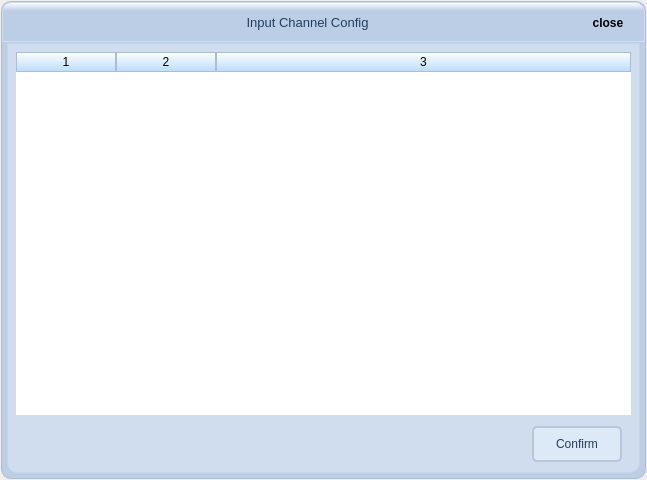
<?xml version="1.0" encoding="UTF-8"?>
<ui version="4.0">
 <class>CDialogInputConfig</class>
 <widget class="QDialog" name="CDialogInputConfig">
  <property name="geometry">
   <rect>
    <x>0</x>
    <y>0</y>
    <width>647</width>
    <height>480</height>
   </rect>
  </property>
  <property name="sizePolicy">
   <sizepolicy hsizetype="Fixed" vsizetype="Fixed">
    <horstretch>0</horstretch>
    <verstretch>0</verstretch>
   </sizepolicy>
  </property>
  <property name="windowTitle">
   <string>Dialog</string>
  </property>
  <property name="styleSheet">
   <string notr="true">QDialog#CDialogEthernetSetting{
	border:1px solid rgb(162, 173, 185);
	border-radius:10px;
} </string>
  </property>
  <layout class="QVBoxLayout" name="verticalLayout">
   <property name="spacing">
    <number>0</number>
   </property>
   <property name="leftMargin">
    <number>1</number>
   </property>
   <property name="topMargin">
    <number>1</number>
   </property>
   <property name="rightMargin">
    <number>1</number>
   </property>
   <property name="bottomMargin">
    <number>1</number>
   </property>
   <item>
    <widget class="QWidget" name="wg1Base" native="true">
     <property name="sizePolicy">
      <sizepolicy hsizetype="Ignored" vsizetype="Ignored">
       <horstretch>0</horstretch>
       <verstretch>0</verstretch>
      </sizepolicy>
     </property>
     <property name="styleSheet">
      <string notr="true">QWidget#wg1Base{
	border:1px solid rgb(174, 189, 207);
	border-radius:10px;
	background-color: rgb(187, 206, 230);
}
</string>
     </property>
     <layout class="QVBoxLayout" name="verticalLayout_2">
      <property name="spacing">
       <number>1</number>
      </property>
      <property name="leftMargin">
       <number>1</number>
      </property>
      <property name="topMargin">
       <number>1</number>
      </property>
      <property name="rightMargin">
       <number>1</number>
      </property>
      <property name="bottomMargin">
       <number>1</number>
      </property>
      <item>
       <widget class="QWidget" name="wg2Title" native="true">
        <property name="sizePolicy">
         <sizepolicy hsizetype="Expanding" vsizetype="Fixed">
          <horstretch>0</horstretch>
          <verstretch>0</verstretch>
         </sizepolicy>
        </property>
        <property name="minimumSize">
         <size>
          <width>0</width>
          <height>40</height>
         </size>
        </property>
        <property name="maximumSize">
         <size>
          <width>16777215</width>
          <height>40</height>
         </size>
        </property>
        <property name="styleSheet">
         <string notr="true">QWidget#wg2Title{
	border:1px solid rgb(208, 223, 240);
	border-top-left-radius:	10px;
	border-top-right-radius: 10px;
	background-color: qlineargradient(spread:pad, x1:1, y1:0, x2:1, y2:1, stop:0 rgba(255, 255, 255, 255), stop:0.213483 rgba(187, 206, 230, 255));
}</string>
        </property>
        <layout class="QHBoxLayout" name="horizontalLayout">
         <property name="spacing">
          <number>0</number>
         </property>
         <property name="leftMargin">
          <number>5</number>
         </property>
         <property name="topMargin">
          <number>5</number>
         </property>
         <property name="rightMargin">
          <number>5</number>
         </property>
         <property name="bottomMargin">
          <number>5</number>
         </property>
         <item>
          <widget class="QLabel" name="labLogo">
           <property name="sizePolicy">
            <sizepolicy hsizetype="Fixed" vsizetype="Fixed">
             <horstretch>0</horstretch>
             <verstretch>0</verstretch>
            </sizepolicy>
           </property>
           <property name="minimumSize">
            <size>
             <width>32</width>
             <height>32</height>
            </size>
           </property>
           <property name="maximumSize">
            <size>
             <width>32</width>
             <height>32</height>
            </size>
           </property>
           <property name="styleSheet">
            <string notr="true">background-color: transparent;
border: transparent;</string>
           </property>
           <property name="text">
            <string/>
           </property>
           <property name="pixmap">
            <pixmap>:/res/logo.png</pixmap>
           </property>
          </widget>
         </item>
         <item>
          <widget class="QLabel" name="labTitle">
           <property name="sizePolicy">
            <sizepolicy hsizetype="Expanding" vsizetype="Expanding">
             <horstretch>0</horstretch>
             <verstretch>0</verstretch>
            </sizepolicy>
           </property>
           <property name="font">
            <font>
             <family>Microsoft YaHei UI</family>
             <pointsize>10</pointsize>
            </font>
           </property>
           <property name="styleSheet">
            <string notr="true">color: rgb(35, 62, 95);
background-color: transparent;
border: transparent;</string>
           </property>
           <property name="text">
            <string>Input Channel Config</string>
           </property>
           <property name="alignment">
            <set>Qt::AlignCenter</set>
           </property>
          </widget>
         </item>
         <item>
          <widget class="QPushButton" name="btnClose">
           <property name="sizePolicy">
            <sizepolicy hsizetype="Fixed" vsizetype="Fixed">
             <horstretch>0</horstretch>
             <verstretch>0</verstretch>
            </sizepolicy>
           </property>
           <property name="minimumSize">
            <size>
             <width>64</width>
             <height>32</height>
            </size>
           </property>
           <property name="maximumSize">
            <size>
             <width>64</width>
             <height>32</height>
            </size>
           </property>
           <property name="font">
            <font>
             <family>Microsoft YaHei UI</family>
             <weight>75</weight>
             <bold>true</bold>
            </font>
           </property>
           <property name="toolTip">
            <string>Close</string>
           </property>
           <property name="statusTip">
            <string/>
           </property>
           <property name="styleSheet">
            <string notr="true">QPushButton {
	border: transparent;
	background-color: transparent;
}

QPushButton:hover {
	border:1px solid rgb(171, 189, 212);
	background-color: rgb(250, 81, 81);
	border-radius:3px;
}

QPushButton:pressed {
	border:1px solid rgb(171, 189, 212);
	background-color: rgb(200, 81, 81);
	border-radius:3px;
}</string>
           </property>
           <property name="text">
            <string>close</string>
           </property>
           <property name="flat">
            <bool>true</bool>
           </property>
          </widget>
         </item>
        </layout>
       </widget>
      </item>
      <item>
       <widget class="QWidget" name="wg3Content" native="true">
        <property name="sizePolicy">
         <sizepolicy hsizetype="Expanding" vsizetype="Expanding">
          <horstretch>0</horstretch>
          <verstretch>0</verstretch>
         </sizepolicy>
        </property>
        <property name="styleSheet">
         <string notr="true">QWidget#wg3Content{
	border: transparent;
	border-bottom-left-radius:	10px;
	border-bottom-right-radius: 10px;
}</string>
        </property>
        <layout class="QVBoxLayout" name="verticalLayout_3">
         <property name="spacing">
          <number>0</number>
         </property>
         <property name="leftMargin">
          <number>5</number>
         </property>
         <property name="topMargin">
          <number>0</number>
         </property>
         <property name="rightMargin">
          <number>5</number>
         </property>
         <property name="bottomMargin">
          <number>5</number>
         </property>
         <item>
          <widget class="QWidget" name="wg4Center" native="true">
           <property name="sizePolicy">
            <sizepolicy hsizetype="Expanding" vsizetype="Expanding">
             <horstretch>0</horstretch>
             <verstretch>0</verstretch>
            </sizepolicy>
           </property>
           <property name="styleSheet">
            <string notr="true">QWidget#wg4Center{
	border:1px solid rgb(197, 213, 234);
	border-bottom-left-radius:	10px;
	border-bottom-right-radius: 10px;
	background-color: rgb(207, 221, 238);
}
</string>
           </property>
           <layout class="QVBoxLayout" name="verticalLayout_4">
            <property name="spacing">
             <number>9</number>
            </property>
            <item>
             <widget class="QWidget" name="wg5Extend" native="true">
              <property name="sizePolicy">
               <sizepolicy hsizetype="Ignored" vsizetype="Ignored">
                <horstretch>0</horstretch>
                <verstretch>0</verstretch>
               </sizepolicy>
              </property>
              <property name="styleSheet">
               <string notr="true">border: transparent;</string>
              </property>
              <layout class="QVBoxLayout" name="verticalLayout_5">
               <property name="spacing">
                <number>0</number>
               </property>
               <property name="leftMargin">
                <number>0</number>
               </property>
               <property name="topMargin">
                <number>0</number>
               </property>
               <property name="rightMargin">
                <number>0</number>
               </property>
               <property name="bottomMargin">
                <number>0</number>
               </property>
               <item>
                <widget class="QTableWidget" name="tableWidget">
                 <property name="mouseTracking">
                  <bool>true</bool>
                 </property>
                 <property name="focusPolicy">
                  <enum>Qt::NoFocus</enum>
                 </property>
                 <property name="styleSheet">
                  <string notr="true">QHeaderView::section
{
	border:1px solid rgb(171,189,212);
	background-color: qlineargradient(spread:pad, x1:1, y1:0, x2:0.999955, y2:0.983, stop:0 rgba(255, 255, 255, 255), stop:1 rgba(188, 220, 250, 255));
}

QTableWidget
{

}
 
QTableWidget::item:hover
{
    background-color: rgb(255, 201, 14);
}
 
QTableWidget::item::selected
{
    border:1px solid rgb(238, 107, 71);
    background-color: rgb(238, 107, 71);
}









</string>
                 </property>
                 <property name="sizeAdjustPolicy">
                  <enum>QAbstractScrollArea::AdjustToContents</enum>
                 </property>
                 <property name="selectionBehavior">
                  <enum>QAbstractItemView::SelectRows</enum>
                 </property>
                 <property name="gridStyle">
                  <enum>Qt::CustomDashLine</enum>
                 </property>
                 <property name="columnCount">
                  <number>3</number>
                 </property>
                 <attribute name="horizontalHeaderMinimumSectionSize">
                  <number>40</number>
                 </attribute>
                 <attribute name="horizontalHeaderShowSortIndicator" stdset="0">
                  <bool>true</bool>
                 </attribute>
                 <attribute name="horizontalHeaderStretchLastSection">
                  <bool>true</bool>
                 </attribute>
                 <attribute name="verticalHeaderMinimumSectionSize">
                  <number>40</number>
                 </attribute>
                 <attribute name="verticalHeaderDefaultSectionSize">
                  <number>40</number>
                 </attribute>
                 <column/>
                 <column/>
                 <column/>
                </widget>
               </item>
              </layout>
             </widget>
            </item>
            <item>
             <widget class="QWidget" name="wg6Confirm" native="true">
              <property name="sizePolicy">
               <sizepolicy hsizetype="Ignored" vsizetype="Fixed">
                <horstretch>0</horstretch>
                <verstretch>0</verstretch>
               </sizepolicy>
              </property>
              <property name="minimumSize">
               <size>
                <width>0</width>
                <height>40</height>
               </size>
              </property>
              <property name="maximumSize">
               <size>
                <width>16777215</width>
                <height>40</height>
               </size>
              </property>
              <property name="styleSheet">
               <string notr="true">border: transparent;</string>
              </property>
              <layout class="QHBoxLayout" name="horizontalLayout_2">
               <property name="spacing">
                <number>15</number>
               </property>
               <property name="topMargin">
                <number>0</number>
               </property>
               <property name="bottomMargin">
                <number>0</number>
               </property>
               <item>
                <spacer name="hSpacer">
                 <property name="orientation">
                  <enum>Qt::Horizontal</enum>
                 </property>
                 <property name="sizeHint" stdset="0">
                  <size>
                   <width>40</width>
                   <height>20</height>
                  </size>
                 </property>
                </spacer>
               </item>
               <item>
                <widget class="QPushButton" name="btnConfirm">
                 <property name="sizePolicy">
                  <sizepolicy hsizetype="Fixed" vsizetype="Fixed">
                   <horstretch>0</horstretch>
                   <verstretch>0</verstretch>
                  </sizepolicy>
                 </property>
                 <property name="minimumSize">
                  <size>
                   <width>90</width>
                   <height>36</height>
                  </size>
                 </property>
                 <property name="maximumSize">
                  <size>
                   <width>90</width>
                   <height>36</height>
                  </size>
                 </property>
                 <property name="font">
                  <font>
                   <family>Microsoft YaHei UI</family>
                  </font>
                 </property>
                 <property name="styleSheet">
                  <string notr="true">QPushButton {  
	color: rgb(35, 62, 95); 
	background-color: rgb(221, 233, 246);
	border:2px solid rgb(184, 199, 219);
	border-radius:5px;
}

QPushButton:hover {
	color: rgb(35, 62, 95);
   	background-color: rgb(255, 255, 191);
	border:2px solid rgb(184, 199, 219);
	border-radius:5px; 
}  
QPushButton:pressed {
	color: rgb(35, 62, 95);   
 	background-color: rgb(238, 107, 71);
	border:2px solid rgb(184, 199, 219);
	border-radius:5px;
}</string>
                 </property>
                 <property name="text">
                  <string>Confirm</string>
                 </property>
                </widget>
               </item>
              </layout>
             </widget>
            </item>
           </layout>
          </widget>
         </item>
        </layout>
       </widget>
      </item>
     </layout>
    </widget>
   </item>
  </layout>
 </widget>
 <resources/>
 <connections/>
</ui>
